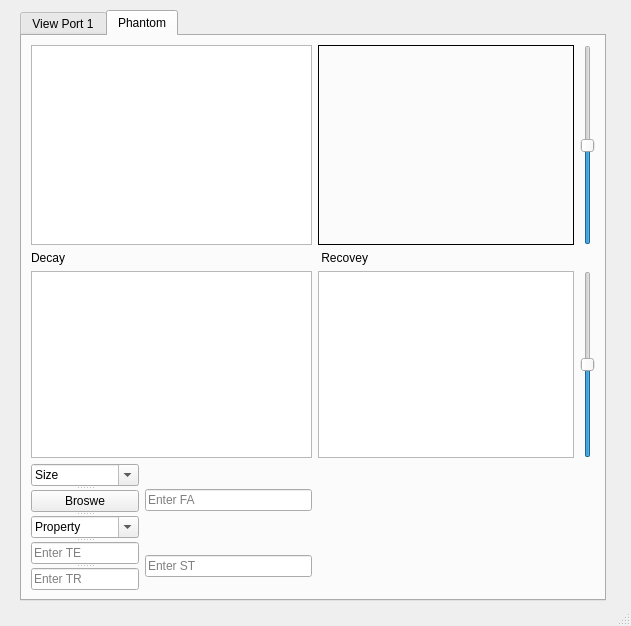
<?xml version="1.0" encoding="UTF-8"?>
<ui version="4.0">
 <class>MainWindow</class>
 <widget class="QMainWindow" name="MainWindow">
  <property name="geometry">
   <rect>
    <x>0</x>
    <y>0</y>
    <width>631</width>
    <height>626</height>
   </rect>
  </property>
  <property name="windowTitle">
   <string>MainWindow</string>
  </property>
  <widget class="QWidget" name="centralwidget">
   <widget class="QTabWidget" name="tabWidget">
    <property name="geometry">
     <rect>
      <x>20</x>
      <y>10</y>
      <width>586</width>
      <height>591</height>
     </rect>
    </property>
    <property name="currentIndex">
     <number>1</number>
    </property>
    <widget class="QWidget" name="tab">
     <attribute name="title">
      <string>View Port 1</string>
     </attribute>
     <layout class="QGridLayout" name="gridLayout_2">
      <item row="3" column="1">
       <widget class="QComboBox" name="Preparetion_Box">
        <property name="styleSheet">
         <string notr="true"/>
        </property>
        <item>
         <property name="text">
          <string>Preparetion</string>
         </property>
        </item>
        <item>
         <property name="text">
          <string>T1 Prep (IR)</string>
         </property>
        </item>
        <item>
         <property name="text">
          <string>T2  Prep</string>
         </property>
        </item>
        <item>
         <property name="text">
          <string>Tagging Prep</string>
         </property>
        </item>
       </widget>
      </item>
      <item row="1" column="0" colspan="3">
       <widget class="QLabel" name="label_2">
        <property name="frameShape">
         <enum>QFrame::Box</enum>
        </property>
        <property name="frameShadow">
         <enum>QFrame::Sunken</enum>
        </property>
        <property name="lineWidth">
         <number>3</number>
        </property>
        <property name="text">
         <string>Acquasition</string>
        </property>
       </widget>
      </item>
      <item row="2" column="3" colspan="2">
       <widget class="PlotWidget" name="GV_prep"/>
      </item>
      <item row="1" column="3" colspan="2">
       <widget class="QLabel" name="label">
        <property name="frameShape">
         <enum>QFrame::Box</enum>
        </property>
        <property name="frameShadow">
         <enum>QFrame::Sunken</enum>
        </property>
        <property name="lineWidth">
         <number>3</number>
        </property>
        <property name="text">
         <string>Preparation</string>
        </property>
       </widget>
      </item>
      <item row="2" column="0" colspan="3">
       <widget class="PlotWidget" name="GV_aqua"/>
      </item>
      <item row="3" column="0">
       <widget class="QPushButton" name="Ernst_Angle">
        <property name="styleSheet">
         <string notr="true"/>
        </property>
        <property name="text">
         <string>Ernst Angle</string>
        </property>
       </widget>
      </item>
      <item row="3" column="3">
       <widget class="QComboBox" name="comboBox">
        <property name="styleSheet">
         <string notr="true"/>
        </property>
        <item>
         <property name="text">
          <string>Artifacts</string>
         </property>
        </item>
        <item>
         <property name="text">
          <string>Alaising</string>
         </property>
        </item>
        <item>
         <property name="text">
          <string>Bluring</string>
         </property>
        </item>
       </widget>
      </item>
      <item row="3" column="4">
       <widget class="QComboBox" name="Zooming_Box">
        <property name="styleSheet">
         <string notr="true"/>
        </property>
        <property name="currentText">
         <string>Zooming</string>
        </property>
        <item>
         <property name="text">
          <string>Zooming</string>
         </property>
        </item>
        <item>
         <property name="text">
          <string>Without Link</string>
         </property>
        </item>
        <item>
         <property name="text">
          <string>With Link</string>
         </property>
        </item>
       </widget>
      </item>
      <item row="0" column="0" colspan="3">
       <layout class="QVBoxLayout" name="verticalLayout_2">
        <item>
         <widget class="QPushButton" name="Start_seq1">
          <property name="styleSheet">
           <string notr="true"/>
          </property>
          <property name="text">
           <string>Start</string>
          </property>
         </widget>
        </item>
        <item>
         <widget class="QGraphicsView" name="graphicsView_seq1"/>
        </item>
       </layout>
      </item>
      <item row="3" column="2">
       <widget class="QComboBox" name="Acquisition_Box">
        <property name="styleSheet">
         <string notr="true"/>
        </property>
        <item>
         <property name="text">
          <string>Acquisition</string>
         </property>
        </item>
        <item>
         <property name="text">
          <string>GRE</string>
         </property>
        </item>
        <item>
         <property name="text">
          <string>SSFP</string>
         </property>
        </item>
        <item>
         <property name="text">
          <string>SE</string>
         </property>
        </item>
       </widget>
      </item>
     </layout>
    </widget>
    <widget class="QWidget" name="tab_3">
     <attribute name="title">
      <string>Phantom</string>
     </attribute>
     <layout class="QGridLayout" name="gridLayout">
      <item row="0" column="0" colspan="2">
       <layout class="QVBoxLayout" name="verticalLayout">
        <item>
         <widget class="QGraphicsView" name="graphicsView_phantom"/>
        </item>
       </layout>
      </item>
      <item row="0" column="2">
       <widget class="QLabel" name="image">
        <property name="minimumSize">
         <size>
          <width>200</width>
          <height>200</height>
         </size>
        </property>
        <property name="frameShape">
         <enum>QFrame::Box</enum>
        </property>
        <property name="text">
         <string/>
        </property>
        <property name="scaledContents">
         <bool>true</bool>
        </property>
       </widget>
      </item>
      <item row="0" column="3">
       <widget class="QSlider" name="Brightness_slider">
        <property name="minimum">
         <number>-10</number>
        </property>
        <property name="maximum">
         <number>10</number>
        </property>
        <property name="orientation">
         <enum>Qt::Vertical</enum>
        </property>
       </widget>
      </item>
      <item row="1" column="0">
       <widget class="QLabel" name="Decay_label">
        <property name="text">
         <string>Decay</string>
        </property>
        <property name="scaledContents">
         <bool>true</bool>
        </property>
       </widget>
      </item>
      <item row="1" column="2">
       <widget class="QLabel" name="Recovery_label">
        <property name="text">
         <string> Recovey</string>
        </property>
        <property name="scaledContents">
         <bool>true</bool>
        </property>
       </widget>
      </item>
      <item row="2" column="0" colspan="2">
       <widget class="PlotWidget" name="graph_t2"/>
      </item>
      <item row="2" column="2">
       <widget class="PlotWidget" name="graph_t1"/>
      </item>
      <item row="2" column="3">
       <widget class="QSlider" name="Contrast_slider">
        <property name="minimum">
         <number>-10</number>
        </property>
        <property name="maximum">
         <number>10</number>
        </property>
        <property name="orientation">
         <enum>Qt::Vertical</enum>
        </property>
       </widget>
      </item>
      <item row="3" column="0" rowspan="2">
       <widget class="QSplitter" name="splitter">
        <property name="orientation">
         <enum>Qt::Vertical</enum>
        </property>
        <widget class="QSplitter" name="splitter_2">
         <property name="orientation">
          <enum>Qt::Vertical</enum>
         </property>
         <widget class="QComboBox" name="size_2">
          <property name="styleSheet">
           <string notr="true"/>
          </property>
          <property name="editable">
           <bool>true</bool>
          </property>
          <property name="currentText">
           <string>Size</string>
          </property>
          <property name="iconSize">
           <size>
            <width>40</width>
            <height>40</height>
           </size>
          </property>
          <property name="duplicatesEnabled">
           <bool>false</bool>
          </property>
          <item>
           <property name="text">
            <string>Size</string>
           </property>
          </item>
          <item>
           <property name="text">
            <string>20</string>
           </property>
          </item>
          <item>
           <property name="text">
            <string>64</string>
           </property>
          </item>
          <item>
           <property name="text">
            <string>128</string>
           </property>
          </item>
          <item>
           <property name="text">
            <string>256</string>
           </property>
          </item>
          <item>
           <property name="text">
            <string>512</string>
           </property>
          </item>
         </widget>
         <widget class="QPushButton" name="browse">
          <property name="styleSheet">
           <string notr="true"/>
          </property>
          <property name="text">
           <string>Broswe</string>
          </property>
         </widget>
         <widget class="QComboBox" name="property_2">
          <property name="styleSheet">
           <string notr="true"/>
          </property>
          <property name="editable">
           <bool>true</bool>
          </property>
          <property name="currentText">
           <string>Property</string>
          </property>
          <property name="iconSize">
           <size>
            <width>40</width>
            <height>40</height>
           </size>
          </property>
          <item>
           <property name="text">
            <string>Property</string>
           </property>
          </item>
          <item>
           <property name="text">
            <string>T1</string>
           </property>
          </item>
          <item>
           <property name="text">
            <string>T2</string>
           </property>
          </item>
          <item>
           <property name="text">
            <string>Phantom</string>
           </property>
          </item>
         </widget>
         <widget class="QLineEdit" name="TE_Edit">
          <property name="text">
           <string/>
          </property>
          <property name="placeholderText">
           <string>Enter TE</string>
          </property>
         </widget>
         <widget class="QLineEdit" name="TR_Edit">
          <property name="text">
           <string/>
          </property>
          <property name="placeholderText">
           <string>Enter TR</string>
          </property>
         </widget>
        </widget>
       </widget>
      </item>
      <item row="3" column="1">
       <widget class="QLineEdit" name="FA_Edit_4">
        <property name="text">
         <string/>
        </property>
        <property name="placeholderText">
         <string>Enter FA</string>
        </property>
       </widget>
      </item>
      <item row="4" column="1">
       <widget class="QLineEdit" name="ST_Edit_5">
        <property name="text">
         <string/>
        </property>
        <property name="placeholderText">
         <string>Enter ST</string>
        </property>
       </widget>
      </item>
     </layout>
    </widget>
   </widget>
  </widget>
  <widget class="QStatusBar" name="statusbar"/>
 </widget>
 <customwidgets>
  <customwidget>
   <class>PlotWidget</class>
   <extends>QGraphicsView</extends>
   <header location="global">pyqtgraph</header>
  </customwidget>
 </customwidgets>
 <resources/>
 <connections/>
</ui>
